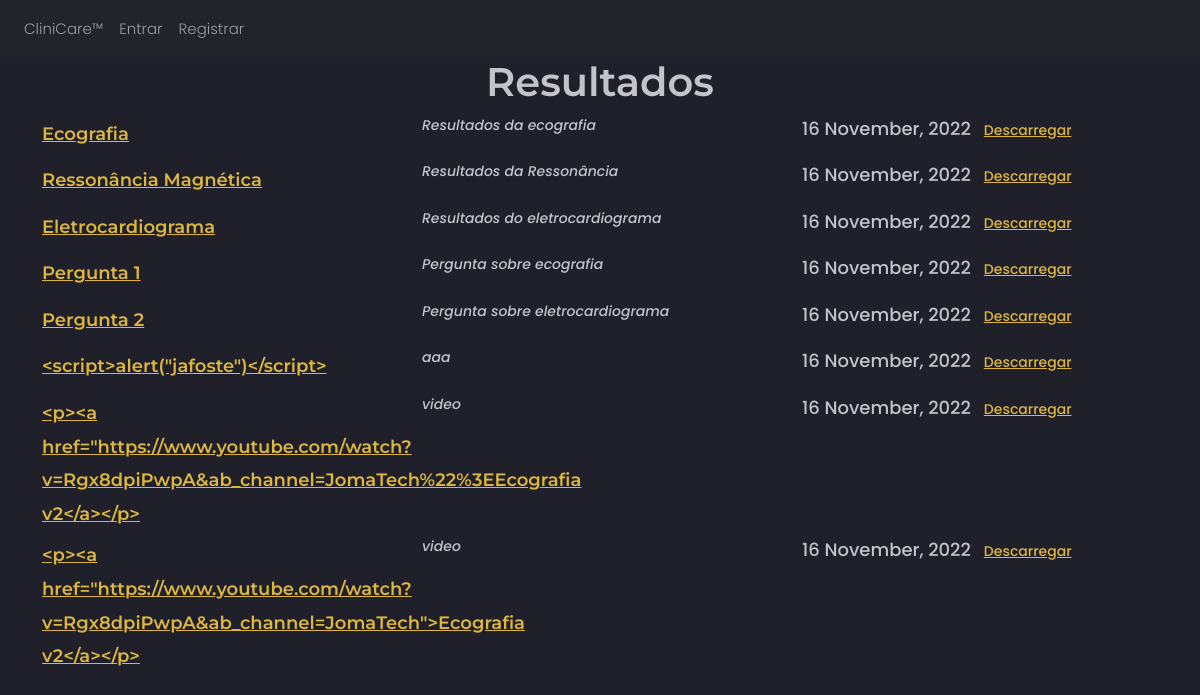
Screenshot of /search with the database file from the repository.
### website/models.py (models this page shows)
class Publication(db.Model):
    id = db.Column(db.Integer, primary_key=True)
    title = db.Column(db.String(30))
    description = db.Column(db.String(200))
    date=db.Column(db.DateTime(datetime.utcnow))
    replies = db.relationship('Reply', backref='publication', lazy='dynamic')
    def lastDate(self):
        lastReply = Reply.query.filter_by(publication_id=self.id).order_by(Reply.id.desc()).first()
        if lastReply:
            return lastReply.date
        return self.date

### website/views.py (the view)
@views.route('/search', methods=['GET', 'POST'])
def searchpublication():
    if request.method=="GET":
        q=request.args.get('q')
        if q:
            post=Publication.query.filter(Publication.title.contains(q)) or Publication.query.filter(Publication.description.contains(q))
        else:
            post=Publication.query.all()
    return render_template('search.html',publications=post,user=current_user)

### website/templates/search.html (shortened to what this page needs)
{% extends "primary.html" %} {% block title %}Home{% endblock %} {% block content%}
<head>
    <link href="{{url_for('static', filename = 'css/sb-admin-2.css')}}" rel="stylesheet">
    <link href="{{url_for('static', filename = 'css/styles.css')}}" rel="stylesheet" />
    <link href="{{url_for('static', filename = 'css/style2.css')}}" rel="stylesheet" />
</head>
<div class="pageTitle" align="center">
    <h1>Resultados</h1>
</div>
{% for publication in publications %}
<div class="panel-body">
    <div class="row">
        <div class="col-lg-4">
            <h3 class="panel-title">
                <font size="+2">
                    <a href="{{ url_for('views.publication', publication_id=publication.id) }}" style="font-size: 18px;" class="blue">
                            {{ publication.title }}
                        </a>
                </font>
            </h3>
        </div>
        <div class="col-lg-4">
            <font size="+1">
                <p>
                    <em>
                            {{ publication.description }}
                        </em>
                </p>
            </font>
        </div>
        <div class="col-lg-4">
            <p>
                <font size="+1">{{ publication.lastDate().strftime('%d %B, %Y') }} &nbsp;</font>
                <a href="{{ url_for('views.home', publication_id=publication.id) }}">
                     Descarregar
                </a>
            </p>
        </div>
    </div>
</div>
{% endfor %} {% endblock %}

### website/templates/primary.html (shortened to what this page needs)
<!DOCTYPE html>
<html>
<head>
    <link rel="stylesheet" href="https://cdn.jsdelivr.net/npm/bootstrap@5.1.3/dist/css/bootstrap.min.css" />
    <link rel="stylesheet" href="https://cdn.jsdelivr.net/npm/@fortawesome/fontawesome-free@5.15.4/css/fontawesome.min.css" />
</head>
<body>
    <nav class="navbar navbar-expand-lg navbar-dark bg-dark">
        <div class="collapse navbar-collapse" id="navbar">
            <div class="navbar-nav">
                <a class="nav-item nav-link" id="home" href="/index">CliniCare™</a> {% if user.is_authenticated %}
                <a class="nav-item nav-link" id="home" href="/">Resultados</a>
                <a class="nav-item nav-link" id="profile" href="{{ url_for('auth.profile', userid=user.id) }}">Perfil
                    </a>
                <a class="nav-item nav-link" id="logout" href="/logout">Sair</a> {% else %}
                <a class="nav-item nav-link" id="login" href="/login">Entrar</a>
                <a class="nav-item nav-link" id="register" href="/register">Registrar</a> {% endif %}
            </div>
        </div>
    </nav>
    <div class="container">{% block content %} {%endblock %}
    </div>
</body>
</html>
</html>

### website/static/css/style2.css (style rules this page uses)
body { font-family: 'Poppins', sans-serif; font-weight: 300; font-size: 15px; line-height: 1.7; color: #c4c3ca; background-color: #1f2029; overflow-x: hidden; }
a { cursor: pointer; transition: all 200ms linear; }
p { font-weight: 500; font-size: 14px; line-height: 1.7; }

### rows the page displays
Publication: title "Ecografia", description "Resultados da ecografia", lastDate "16 November, 2022"
Publication: title "Ressonância Magnética", description "Resultados da Ressonância", lastDate "16 November, 2022"
Publication: title "Eletrocardiograma", description "Resultados do eletrocardiograma", lastDate "16 November, 2022"
Publication: title "Pergunta 1", description "Pergunta sobre ecografia", lastDate "16 November, 2022"
Publication: title "Pergunta 2", description "Pergunta sobre eletrocardiograma", lastDate "16 November, 2022"
Publication: title "<script>alert(\"jafoste\")</script>", description "aaa", lastDate "16 November, 2022"
Publication: title "<p><a href=\"https://www.youtube.com/watch?v=Rgx8dpiPwpA&ab_channel=JomaTech%22%3EEcografia v2</a></p>", description "video", lastDate "16 November, 2022"
Publication: title "<p><a href=\"https://www.youtube.com/watch?v=Rgx8dpiPwpA&ab_channel=JomaTech\">Ecografia v2</a></p>", description "video", lastDate "16 November, 2022"
